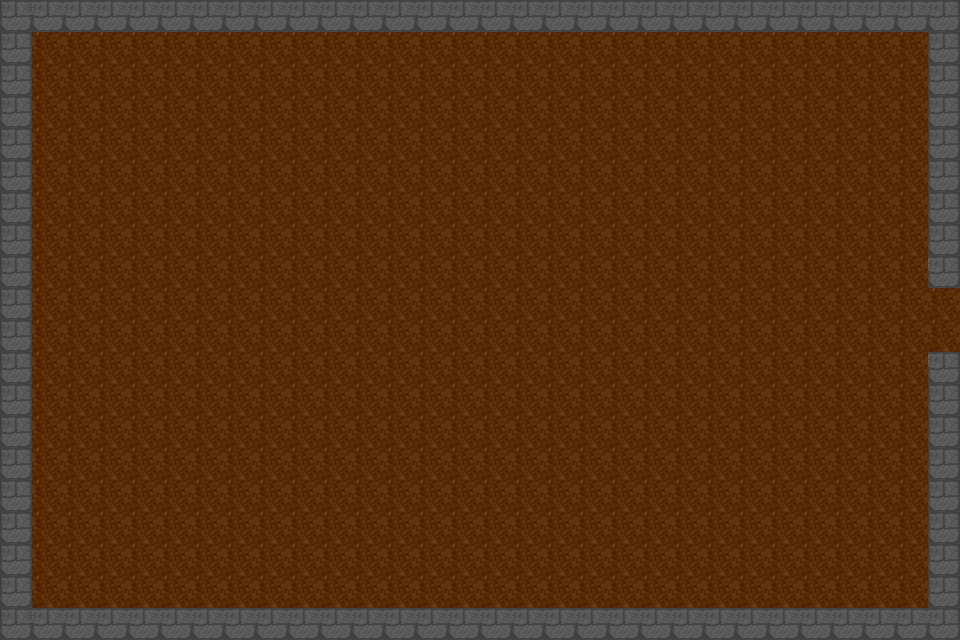

Rendered tile map (Tiled .tmx) drawn with the repository's tilesets; below, a short description and the full map source, tile grids included:
An orthogonal 30x20 tile map with 32x32 px tiles, 1 tile layer (Tile layer 1), 2 tilesets and 15 objects.

<map version="1.10" tiledversion="1.11.2" orientation="orthogonal" renderorder="right-down" width="30" height="20" tilewidth="32" tileheight="32" infinite="0" nextlayerid="3" nextobjectid="1">
    <tileset firstgid="1" name="Town Tileset" tilewidth="32" tileheight="32" tilecount="64" columns="8">
        <image source="../tiles/World H Tileset.png" trans="ff00ff" width="256" height="256" />
        <tile id="4">
            <objectgroup draworder="index" id="2">
                <object id="1" x="0" y="0" width="32" height="32" />
            </objectgroup>
        </tile>
        <tile id="5">
            <objectgroup draworder="index" id="2">
                <object id="1" x="0" y="0" width="32" height="32" />
            </objectgroup>
        </tile>
        <tile id="6">
            <objectgroup draworder="index" id="2">
                <object id="1" x="0" y="0" width="32" height="32" />
            </objectgroup>
        </tile>
        <tile id="7">
            <objectgroup draworder="index" id="2">
                <object id="1" x="0" y="0" width="32" height="32" />
            </objectgroup>
        </tile>
        <tile id="8">
            <objectgroup draworder="index" id="2">
                <object id="1" x="0" y="0" width="32" height="32" />
            </objectgroup>
        </tile>
        <tile id="10">
            <objectgroup draworder="index" id="2">
                <object id="1" x="0" y="32" width="32" height="0" />
            </objectgroup>
        </tile>
        <tile id="11">
            <objectgroup draworder="index" id="2">
                <object id="1" x="0" y="32" width="32" height="0" />
                <object id="2" x="32" y="0" width="0" height="32" />
            </objectgroup>
        </tile>
        <tile id="12">
            <objectgroup draworder="index" id="2">
                <object id="1" x="32" y="0" width="0" height="32" />
            </objectgroup>
        </tile>
        <tile id="13">
            <objectgroup draworder="index" id="2">
                <object id="1" x="0" y="32" width="32" height="0" />
                <object id="2" x="0" y="32" width="32" height="0" />
                <object id="3" x="0" y="0" width="0" height="32" />
            </objectgroup>
        </tile>
        <tile id="14">
            <objectgroup draworder="index" id="2">
                <object id="1" x="0" y="0" width="0" height="32" />
            </objectgroup>
        </tile>
        <tile id="16">
            <objectgroup draworder="index" id="2">
                <object id="1" x="0" y="0" width="32" height="32" />
            </objectgroup>
        </tile>
        <tile id="24">
            <objectgroup draworder="index" id="2">
                <object id="1" x="0" y="0" width="32" height="32" />
            </objectgroup>
        </tile>
    </tileset>
    <tileset firstgid="65" name="Dungeon Crawler Tileset" tilewidth="32" tileheight="32" tilecount="100" columns="10">
        <image source="../tiles/Dungeon_Tile.png" trans="" width="320" height="320" />
    </tileset>
    <layer id="1" name="Tile layer 1" width="30" height="20">
        <data encoding="csv">
9,6,6,6,6,6,6,6,6,6,6,6,6,6,6,6,6,6,6,6,6,6,6,6,6,6,6,6,6,7,
8,1,1,1,1,1,1,1,1,1,1,1,1,1,1,1,1,1,1,1,1,1,1,1,1,1,1,1,1,8,
8,1,1,1,1,1,1,1,1,1,1,1,1,1,1,1,1,1,1,1,1,1,1,1,1,1,1,1,1,8,
8,1,1,1,1,1,1,1,1,1,1,1,1,1,1,1,1,1,1,1,1,1,1,1,1,1,1,1,1,8,
8,1,1,1,1,1,1,1,1,1,1,1,1,1,1,1,1,1,1,1,1,1,1,1,1,1,1,1,1,8,
8,1,1,1,1,1,1,1,1,1,1,1,1,1,1,1,1,1,1,1,1,1,1,1,1,1,1,1,1,8,
8,1,1,1,1,1,1,1,1,1,1,1,1,1,1,1,1,1,1,1,1,1,1,1,1,1,1,1,1,8,
8,1,1,1,1,1,1,1,1,1,1,1,1,1,1,1,1,1,1,1,1,1,1,1,1,1,1,1,1,8,
8,1,1,1,1,1,1,1,1,1,1,1,1,1,1,1,1,1,1,1,1,1,1,1,1,1,1,1,1,7,
8,1,1,1,1,1,1,1,1,1,1,1,1,1,1,1,1,1,1,1,1,1,1,1,1,1,1,1,1,1,
8,1,1,1,1,1,1,1,1,1,1,1,1,1,1,1,1,1,1,1,1,1,1,1,1,1,1,1,1,1,
8,1,1,1,1,1,1,1,1,1,1,1,1,1,1,1,1,1,1,1,1,1,1,1,1,1,1,1,1,7,
8,1,1,1,1,1,1,1,1,1,1,1,1,1,1,1,1,1,1,1,1,1,1,1,1,1,1,1,1,8,
8,1,1,1,1,1,1,1,1,1,1,1,1,1,1,1,1,1,1,1,1,1,1,1,1,1,1,1,1,8,
8,1,1,1,1,1,1,1,1,1,1,1,1,1,1,1,1,1,1,1,1,1,1,1,1,1,1,1,1,8,
8,1,1,1,1,1,1,1,1,1,1,1,1,1,1,1,1,1,1,1,1,1,1,1,1,1,1,1,1,8,
8,1,1,1,1,1,1,1,1,1,1,1,1,1,1,1,1,1,1,1,1,1,1,1,1,1,1,1,1,8,
8,1,1,1,1,1,1,1,1,1,1,1,1,1,1,1,1,1,1,1,1,1,1,1,1,1,1,1,1,8,
8,1,1,1,1,1,1,1,1,1,1,1,1,1,1,1,1,1,1,1,1,1,1,1,1,1,1,1,1,8,
9,6,6,6,6,6,6,6,6,6,6,6,6,6,6,6,6,6,6,6,6,6,6,6,6,6,6,6,6,7
        </data>
    </layer>
</map>
